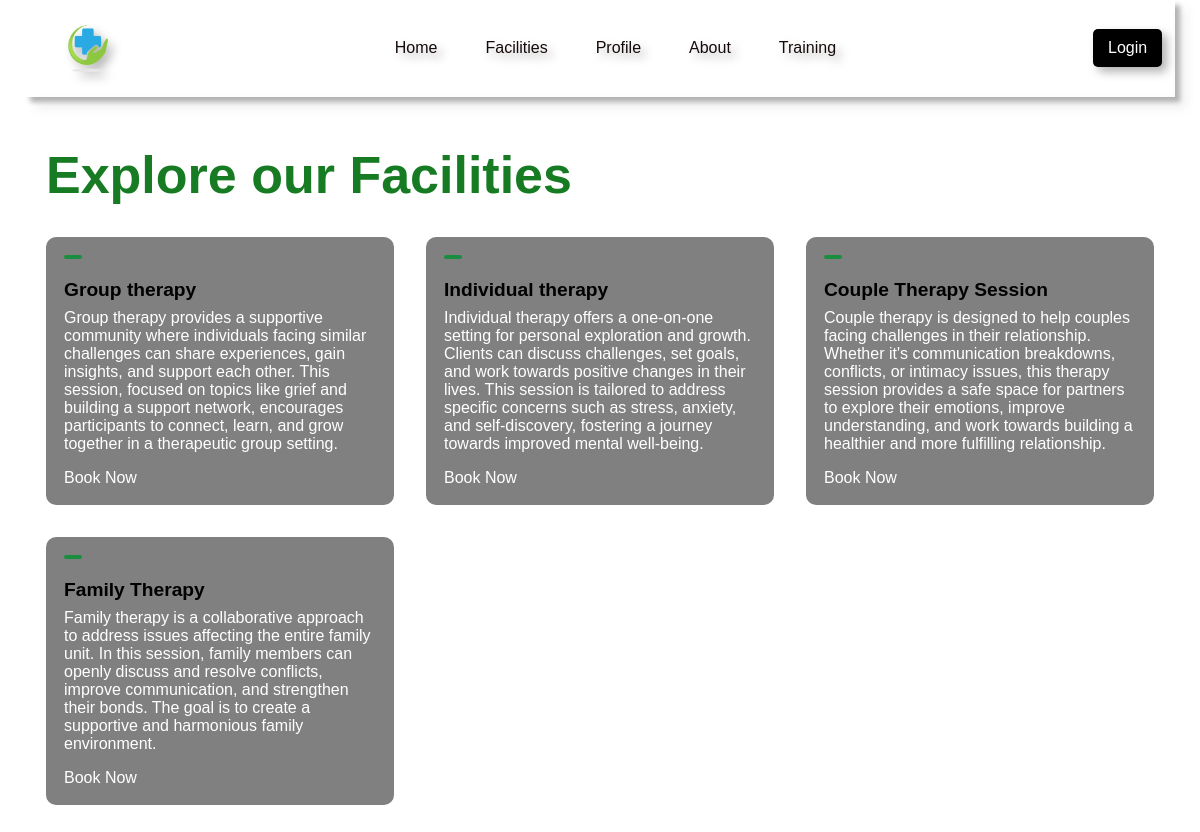
/services/, run on an earlier commit of the app's database.
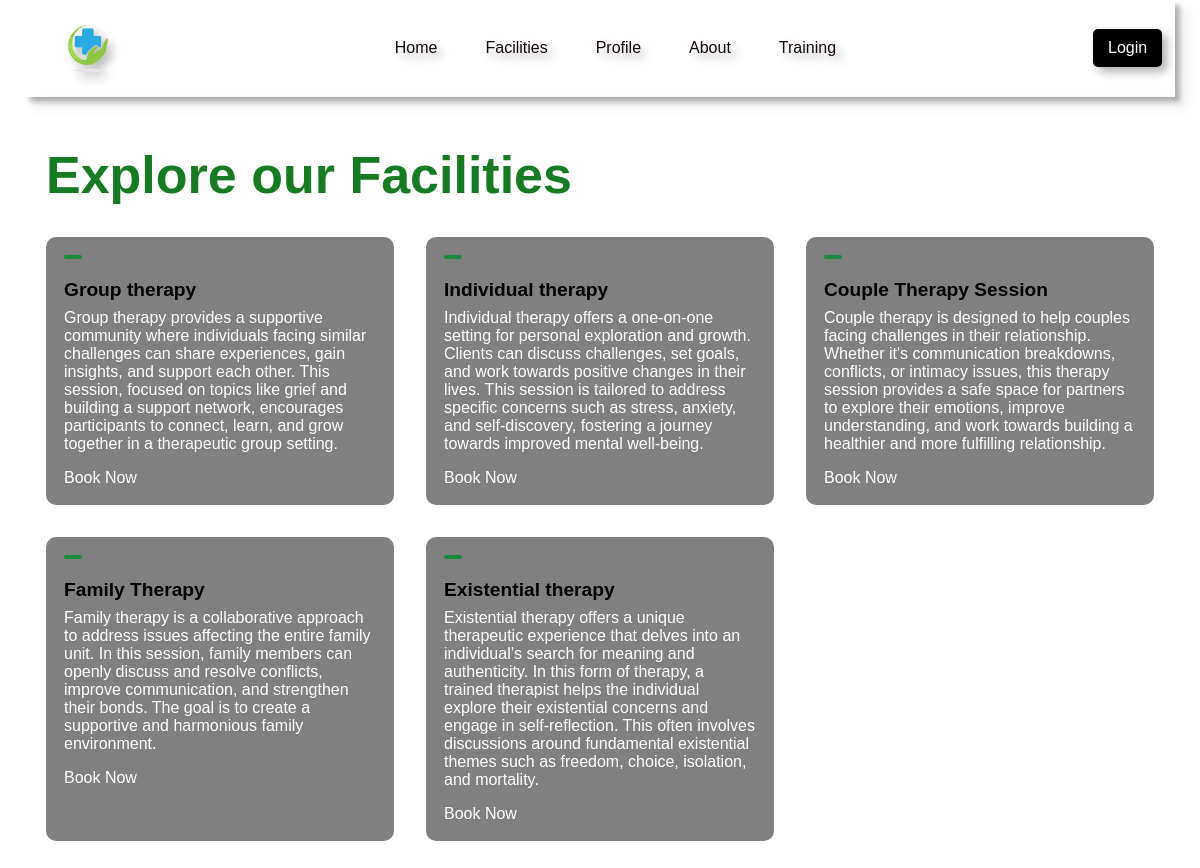
And on a later commit of the database.
### module1/models.py (models this page shows, shortened)
class Sessions(models.Model):
    therapist = models.ForeignKey(Therapist, on_delete=models.CASCADE, null=True, blank=True)
    session_id = models.AutoField(primary_key=True)
    facility = models.CharField(max_length=50)
    description = models.TextField()

### module1/views.py (the view)
# urls.py: path('services/', views.services, name='service'),
def services(request):
    facilit = Sessions.objects.all()
    context = {
        'facilit': facilit,
    }
    return render(request, 'service.html', context)

### Templates/service.html (shortened to what this page needs)
<!DOCTYPE html>
<html lang="en">
<head>
   {% load static %}
    <link rel="stylesheet" href="https://pro.fontawesome.com/releases/v5.10.0/css/all.css" />
    <link href="https://cdn.jsdelivr.net/npm/remixicon@3.5.0/fonts/remixicon.css" rel="stylesheet">
    <link rel="stylesheet" href="{% static 'style.css' %}">
</head>
<body>
  <nav>
    <div class="nav-logo">
      <a href="#"><img src="{% static 'images/clinic.png' %}"></a>
    </div>
    <ul class="nav-link">
      <li class="link"><a href="{% url 'index' %}">Home</a></li>
      <li class="link"><a href="{% url 'service' %}">Facilities</a></li>
      <li class="link"><a href="#">Profile</a></li>
      <li class="link"><a href="#">About</a></li>
      <li class="link"><a href="#">Training</a></li>
    </ul>
    <button class="btn btn-login">Login</button>
  </nav>
  <section class="sec_container explorer_container">
    <div class="facilities_header">
      <h2 class="sec_header">Explore our Facilities</h2>
    </div>
    <div class="facilities_grid">
      {% for session in facilit %}
      <div class="facilities_card">
        <span></span>
        <h4>{{ session.facility }}</h4>
        <p>{{ session.description }}</p>
        <a href="#">Book Now</a>
      </div>
      {% endfor %}
    </div>
  </section>
</body>
</html>

What changed in the data, as far as the page shows it:
added Sessions: facility "Existential therapy", description "Existential therapy offers a unique therapeutic experience that delves into an individual’s search for meaning and authenticity. In this form of therapy, a trained therapist helps the individual explore their existential concerns and engage in self-reflection. This often involves discussions around fundamental existential themes such as freedom, choice, isolation, and mortality."
